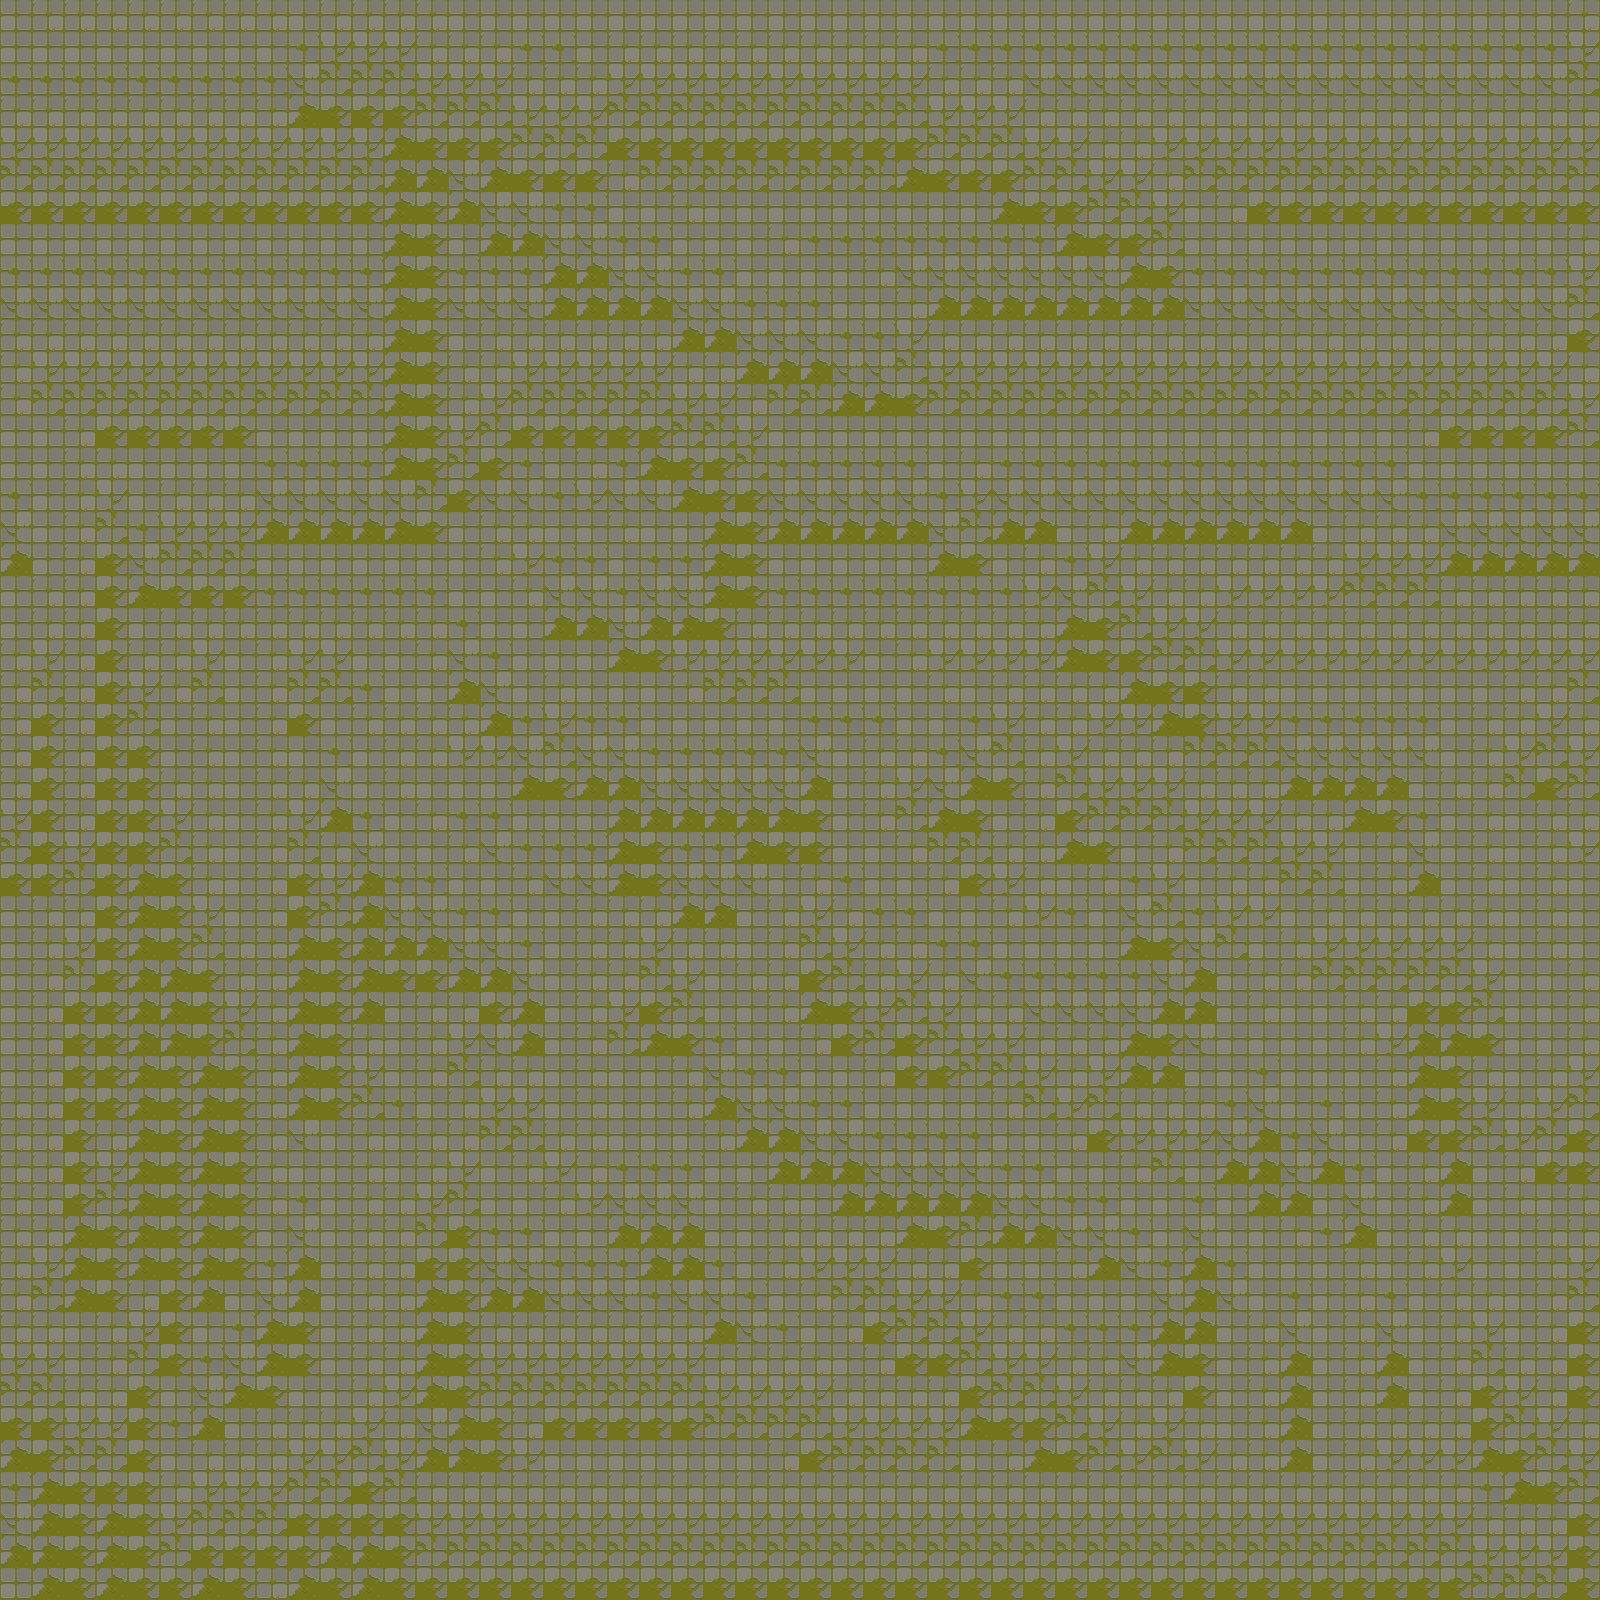

This is a level from a 2D game, rendered from its Tiled map with the project's own tilesets. A one-line summary and the map file follow, with tile-layer data summarised:
An orthogonal 50x50 tile map with 32x32 px tiles, 1 tile layer (manor floor), 4 tilesets and 78 objects (player_spawn).

<map version="1.10" tiledversion="1.11.0" orientation="orthogonal" renderorder="right-down" width="50" height="50" tilewidth="32" tileheight="32" infinite="0" nextlayerid="5" nextobjectid="80">
 <tileset firstgid="1" source="../adv.tsx" />
 <tileset firstgid="65" source="../wall.tsx" />
 <tileset firstgid="66" source="wall_two.tsx" />
 <tileset firstgid="69" source="../RocksAndProps.tsx" />
 <layer id="1" name="manor floor" width="50" height="50">
  <data>[2500 cells, 2500 non-empty, 8 distinct tile ids]</data>
 </layer>
 <objectgroup id="3" name="entities_spawn">
  <object id="1" name="player_spawn" x="806.667" y="836">
   <point />
  </object>
 </objectgroup>
 <objectgroup id="4" name="walls">
  <object id="2" gid="65" x="858" y="563" width="109" height="30" />
  <object id="3" gid="65" x="948.667" y="563" width="109" height="30" />
  <object id="4" gid="65" x="1036.67" y="563" width="109" height="30" />
  <object id="5" gid="65" x="767.333" y="563" width="109" height="30" />
  <object id="6" gid="65" x="682" y="563" width="109" height="30" />
  <object id="7" gid="65" x="603.333" y="563" width="109" height="30" />
  <object id="8" gid="65" x="535.333" y="563" width="109" height="30" />
  <object id="9" gid="65" x="462" y="563" width="109" height="30" />
  <object id="11" gid="68" x="1113.33" y="577.333" width="32" height="32" />
  <object id="12" gid="68" x="1114.67" y="604" width="32" height="32" />
  <object id="13" gid="68" x="1114.67" y="636" width="32" height="32" />
  <object id="14" gid="68" x="1114.67" y="670.667" width="32" height="32" />
  <object id="15" gid="68" x="1116" y="645.333" width="32" height="32" />
  <object id="16" gid="68" x="1114.67" y="694.667" width="32" height="32" />
  <object id="17" gid="68" x="1113.33" y="725.333" width="32" height="32" />
  <object id="18" gid="68" x="1113.33" y="757.333" width="32" height="32" />
  <object id="19" gid="68" x="1112" y="781.333" width="32" height="32" />
  <object id="20" gid="68" x="1114.67" y="801.333" width="32" height="32" />
  <object id="21" gid="68" x="1114.67" y="826.667" width="32" height="32" />
  <object id="22" gid="68" x="1114.67" y="844" width="32" height="32" />
  <object id="23" gid="68" x="1116" y="865.333" width="32" height="32" />
  <object id="24" gid="68" x="1116" y="884" width="32" height="32" />
  <object id="25" gid="68" x="1116" y="912" width="32" height="32" />
  <object id="26" gid="68" x="1116" y="938.667" width="32" height="32" />
  <object id="27" gid="68" x="1117.33" y="962.667" width="32" height="32" />
  <object id="28" gid="68" x="1117.33" y="985.333" width="32" height="32" />
  <object id="29" gid="68" x="1117.33" y="1012" width="32" height="32" />
  <object id="30" gid="68" x="1118.67" y="1044" width="32" height="32" />
  <object id="31" gid="68" x="1118.67" y="1068" width="32" height="32" />
  <object id="32" gid="68" x="1118.67" y="1097.33" width="32" height="32" />
  <object id="33" gid="68" x="1120" y="1125.33" width="32" height="32" />
  <object id="34" gid="65" x="1042" y="1140.33" width="109" height="30" />
  <object id="35" gid="65" x="1048.67" y="1137.67" width="109" height="30" />
  <object id="36" gid="65" x="950" y="1139" width="109" height="30" />
  <object id="37" gid="65" x="950" y="1139" width="109" height="30" />
  <object id="38" gid="65" x="890" y="1140.33" width="109" height="30" />
  <object id="39" gid="65" x="823.333" y="1141.67" width="109" height="30" />
  <object id="40" gid="65" x="750" y="1141.67" width="109" height="30" />
  <object id="41" gid="65" x="682" y="1141.67" width="109" height="30" />
  <object id="42" gid="65" x="604.667" y="1140.33" width="109" height="30" />
  <object id="43" gid="65" x="555.333" y="1140.33" width="109" height="30" />
  <object id="44" gid="65" x="507.333" y="1140.33" width="109" height="30" />
  <object id="45" gid="65" x="474" y="1140.33" width="109" height="30" />
  <object id="46" gid="67" x="460" y="1126.67" width="32" height="32" />
  <object id="47" gid="67" x="461.333" y="1094.67" width="32" height="32" />
  <object id="48" gid="67" x="462.667" y="1049.33" width="32" height="32" />
  <object id="49" gid="67" x="462.667" y="1081.33" width="32" height="32" />
  <object id="50" gid="67" x="462.667" y="1010.67" width="32" height="32" />
  <object id="51" gid="67" x="462.667" y="980" width="32" height="32" />
  <object id="52" gid="67" x="462.667" y="953.333" width="32" height="32" />
  <object id="53" gid="67" x="465.333" y="1033.33" width="32" height="32" />
  <object id="54" gid="67" x="466.667" y="929.333" width="32" height="32" />
  <object id="55" gid="67" x="465.333" y="904" width="32" height="32" />
  <object id="56" gid="67" x="465.333" y="866.667" width="32" height="32" />
  <object id="57" gid="67" x="466.667" y="833.333" width="32" height="32" />
  <object id="58" gid="67" x="466.667" y="797.333" width="32" height="32" />
  <object id="59" gid="67" x="466.667" y="770.667" width="32" height="32" />
  <object id="60" gid="67" x="462.667" y="705.333" width="32" height="32" />
  <object id="61" gid="67" x="462.667" y="705.333" width="32" height="32" />
  <object id="62" gid="67" x="469.333" y="742.667" width="32" height="32" />
  <object id="63" gid="67" x="458.667" y="689.333" width="32" height="32" />
  <object id="64" gid="67" x="458.667" y="689.333" width="32" height="32" />
  <object id="65" gid="67" x="458.667" y="617.333" width="32" height="32" />
  <object id="66" gid="67" x="458.667" y="617.333" width="32" height="32" />
  <object id="67" gid="67" x="457.333" y="652" width="32" height="32" />
  <object id="68" gid="67" x="450.667" y="581.333" width="32" height="32" />
  <object id="69" gid="70" x="1081.33" y="603.667" width="57" height="42" />
  <object id="70" gid="70" x="981.333" y="1030.33" width="57" height="42" />
  <object id="71" gid="70" x="492" y="1126.33" width="57" height="42" />
  <object id="72" gid="70" x="484" y="822.333" width="57" height="42" />
  <object id="73" gid="70" x="486.667" y="718.333" width="57" height="42" />
  <object id="74" gid="70" x="477.333" y="598.333" width="57" height="42" />
  <object id="75" gid="71" x="792" y="955.333" width="57" height="51" />
  <object id="76" gid="72" x="982.667" y="759.667" width="32" height="58" />
  <object id="77" gid="73" x="658.667" y="712" width="33" height="80" />
  <object id="78" gid="73" x="869.333" y="660" width="33" height="80" />
  <object id="79" gid="73" x="633.333" y="972" width="33" height="80" />
 </objectgroup>
</map>
